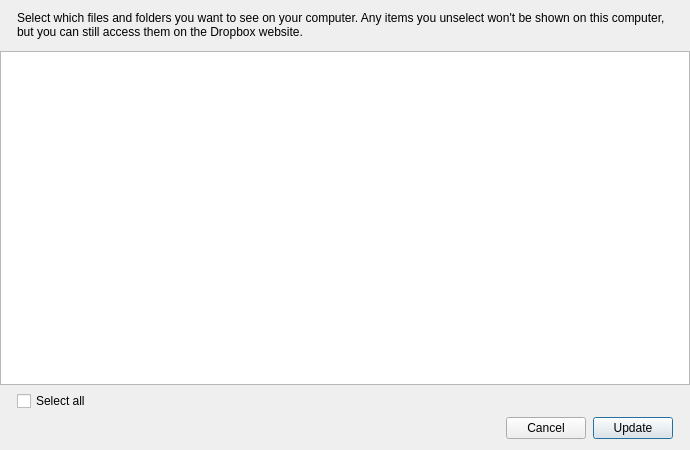
<?xml version="1.0" encoding="UTF-8"?>
<ui version="4.0">
 <class>Dialog</class>
 <widget class="QDialog" name="Dialog">
  <property name="geometry">
   <rect>
    <x>0</x>
    <y>0</y>
    <width>690</width>
    <height>450</height>
   </rect>
  </property>
  <property name="windowTitle">
   <string>Dialog</string>
  </property>
  <property name="modal">
   <bool>true</bool>
  </property>
  <layout class="QGridLayout" name="gridLayout">
   <property name="leftMargin">
    <number>0</number>
   </property>
   <property name="rightMargin">
    <number>0</number>
   </property>
   <property name="horizontalSpacing">
    <number>7</number>
   </property>
   <item row="0" column="0" rowspan="2">
    <spacer name="horizontalSpacer">
     <property name="orientation">
      <enum>Qt::Horizontal</enum>
     </property>
     <property name="sizeType">
      <enum>QSizePolicy::Fixed</enum>
     </property>
     <property name="sizeHint" stdset="0">
      <size>
       <width>10</width>
       <height>10</height>
      </size>
     </property>
    </spacer>
   </item>
   <item row="4" column="4">
    <spacer name="horizontalSpacer_4">
     <property name="orientation">
      <enum>Qt::Horizontal</enum>
     </property>
     <property name="sizeType">
      <enum>QSizePolicy::Fixed</enum>
     </property>
     <property name="sizeHint" stdset="0">
      <size>
       <width>10</width>
       <height>20</height>
      </size>
     </property>
    </spacer>
   </item>
   <item row="4" column="0">
    <spacer name="horizontalSpacer_3">
     <property name="orientation">
      <enum>Qt::Horizontal</enum>
     </property>
     <property name="sizeType">
      <enum>QSizePolicy::Fixed</enum>
     </property>
     <property name="sizeHint" stdset="0">
      <size>
       <width>10</width>
       <height>20</height>
      </size>
     </property>
    </spacer>
   </item>
   <item row="2" column="0" colspan="5">
    <widget class="QTreeView" name="treeViewFolders">
     <property name="editTriggers">
      <set>QAbstractItemView::NoEditTriggers</set>
     </property>
     <property name="alternatingRowColors">
      <bool>true</bool>
     </property>
     <property name="selectionBehavior">
      <enum>QAbstractItemView::SelectRows</enum>
     </property>
     <property name="textElideMode">
      <enum>Qt::ElideRight</enum>
     </property>
     <property name="verticalScrollMode">
      <enum>QAbstractItemView::ScrollPerPixel</enum>
     </property>
     <property name="horizontalScrollMode">
      <enum>QAbstractItemView::ScrollPerItem</enum>
     </property>
     <property name="uniformRowHeights">
      <bool>true</bool>
     </property>
    </widget>
   </item>
   <item row="0" column="4" rowspan="2">
    <spacer name="horizontalSpacer_2">
     <property name="orientation">
      <enum>Qt::Horizontal</enum>
     </property>
     <property name="sizeType">
      <enum>QSizePolicy::Fixed</enum>
     </property>
     <property name="sizeHint" stdset="0">
      <size>
       <width>10</width>
       <height>20</height>
      </size>
     </property>
    </spacer>
   </item>
   <item row="4" column="3">
    <widget class="QPushButton" name="updateButton">
     <property name="text">
      <string>Update</string>
     </property>
    </widget>
   </item>
   <item row="3" column="1">
    <widget class="QCheckBox" name="selectAllCheckBox">
     <property name="text">
      <string>Select all</string>
     </property>
    </widget>
   </item>
   <item row="4" column="2">
    <widget class="QPushButton" name="cancelButton">
     <property name="text">
      <string>Cancel</string>
     </property>
    </widget>
   </item>
   <item row="4" column="1">
    <spacer name="horizontalSpacer_5">
     <property name="orientation">
      <enum>Qt::Horizontal</enum>
     </property>
     <property name="sizeHint" stdset="0">
      <size>
       <width>40</width>
       <height>20</height>
      </size>
     </property>
    </spacer>
   </item>
   <item row="0" column="1" colspan="3">
    <widget class="QLabel" name="label">
     <property name="text">
      <string>Select which files and folders you want to see on your computer. Any items you unselect won't be shown on this computer, but you can still access them on the Dropbox website.</string>
     </property>
     <property name="wordWrap">
      <bool>true</bool>
     </property>
    </widget>
   </item>
  </layout>
 </widget>
 <tabstops>
  <tabstop>treeViewFolders</tabstop>
 </tabstops>
 <resources/>
 <connections/>
</ui>
